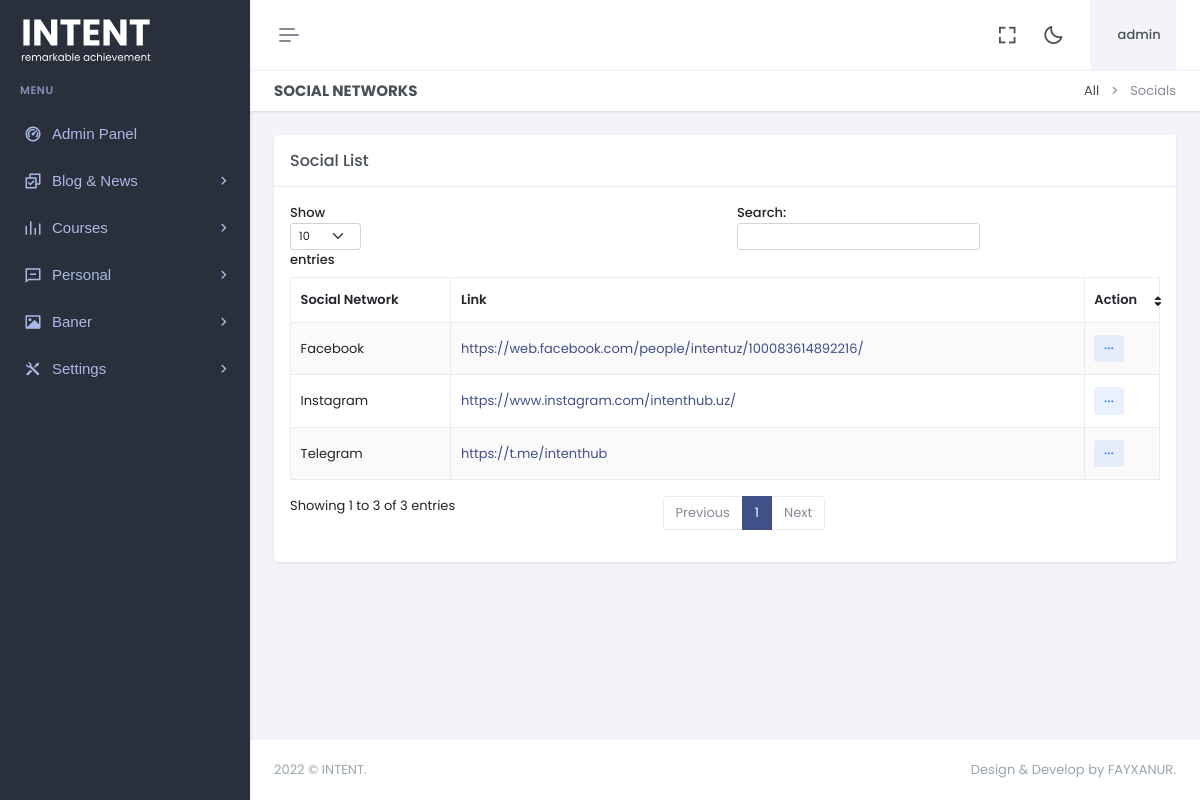
Screenshot of /dashboard/social-links.php (signed in) with the database file from the repository.
### tables this page shows
CREATE TABLE `social` (
  `id` int(11) NOT NULL,
  `name` varchar(150) NOT NULL,
  `fa` varchar(150) NOT NULL,
  `social_link` varchar(500) NOT NULL
);

### dashboard/social-links.php (the view)
<?php include"header.php";?>
<?php include"sidebar.php";?>
<div class="main-content">
 <div class="page-content">
       <div class="container-fluid">
                    <div class="row">
                        <div class="col-12">
                            <div class="page-title-box d-sm-flex align-items-center justify-content-between">
                                <h4 class="mb-sm-0">Social Networks</h4>
                                <div class="page-title-right">
                                    <ol class="breadcrumb m-0">
                                        <li class="breadcrumb-item"><a href="javascript: void(0);">All</a></li>
                                        <li class="breadcrumb-item active">Socials</li>
                                    </ol>
                                </div>
                            </div>
                        </div>
                    </div>
                    <div class="row">
                        <div class="col-lg-12">
                            <div class="card">
                                <div class="card-header">
                                    <h5 class="card-title mb-0">Social List</h5>
                                </div>
                                <div class="card-body">
                                    <table id="example" class="table table-bordered dt-responsive nowrap table-striped align-middle" style="width:100%">
                                        <thead>
                                            <tr>
                                                <th data-ordering="false">Social Network</th>
                                                <th data-ordering="false">Link</th>
                                                <th>Action</th>
                                            </tr>
                                        </thead>
                                        <tbody>
                                        <?php
				   $q="SELECT * FROM  social ORDER BY id DESC";
 $r123 = mysqli_query($con,$q);
while($ro = mysqli_fetch_array($r123))
{
	$id="$ro[id]";
	$name="$ro[name]";
  $social_link="$ro[social_link]";
  print "<tr>
				  <td>
				  $name
				  </td>
          <td><a href='$social_link'>
				  $social_link</a>
				  </td>
          <td>
                                                    <div class='dropdown d-inline-block'>
                                                        <button class='btn btn-soft-secondary btn-sm dropdown' type='button' data-bs-toggle='dropdown' aria-expanded='false'>
                                                            <i class='ri-more-fill align-middle'></i>
                                                        </button>
                                                        <ul class='dropdown-menu dropdown-menu-end'>
                                                            <li>
                                                                <a href='deletesocial.php?id=$id' class='dropdown-item remove-item-btn'>
                                                                    <i class='ri-delete-bin-fill align-bottom me-2 text-muted'></i> Delete
                                                                </a>
                                                            </li>
                                                        </ul>
                                                    </div>
                                                </td>
				  </tr>";
  }
  ?>
                                        </tbody>
                                    </table>
                                </div>
                            </div>
                        </div>
                    </div>
                </div>
            </div>
            <?php include"footer.php";?>

### dashboard/header.php (shortened to what this page needs)
<?php
if (isset($_SESSION['username'])) {
 $username = $_SESSION['username'];
}
 else {
    print "
				<script language='javascript'>
					window.location = 'login.php';
				</script>
			";
}
?>
<!doctype html>
<html lang="en" data-layout="vertical" data-topbar="light" data-sidebar="dark" data-sidebar-size="lg" data-sidebar-image="none">
<head>
    <link href="assets/libs/jsvectormap/css/jsvectormap.min.css" rel="stylesheet" type="text/css" />
    <link href="assets/libs/swiper/swiper-bundle.min.css" rel="stylesheet" type="text/css" />
    <link href="assets/css/bootstrap.min.css" rel="stylesheet" type="text/css" />
    <link href="assets/css/icons.min.css" rel="stylesheet" type="text/css" />
    <link href="assets/css/app.min.css" rel="stylesheet" type="text/css" />
    <link href="assets/css/custom.min.css" rel="stylesheet" type="text/css" />
</head>
<body>
    <div id="layout-wrapper">
        <header id="page-topbar">
    <div class="layout-width">
        <div class="navbar-header">
            <div class="d-flex">
                <button type="button" class="btn btn-sm px-3 fs-16 header-item vertical-menu-btn topnav-hamburger"
                    id="topnav-hamburger-icon">
                    <span class="hamburger-icon">
                        <span></span>
                        <span></span>
                        <span></span>
                    </span>
                </button>
            </div>
            <div class="d-flex align-items-center">
                <div class="ms-1 header-item d-none d-sm-flex">
                    <button type="button" class="btn btn-icon btn-topbar btn-ghost-secondary rounded-circle"
                        data-toggle="fullscreen">
                        <i class='bx bx-fullscreen fs-22'></i>
                    </button>
                </div>
                <div class="ms-1 header-item d-none d-sm-flex">
                    <button type="button"
                        class="btn btn-icon btn-topbar btn-ghost-secondary rounded-circle light-dark-mode">
                        <i class='bx bx-moon fs-22'></i>
                    </button>
                </div>
                <div class="dropdown ms-sm-3 header-item topbar-user">
                    <button type="button" class="btn" id="page-header-user-dropdown" data-bs-toggle="dropdown"
                        aria-haspopup="true" aria-expanded="false">
                        <span class="d-flex align-items-center">
                            <span class="text-start ms-xl-2">
                                <span class="d-none d-xl-inline-block ms-1 fw-medium user-name-text"><?php print $username;?></span>
                            </span>
                        </span>
                    </button>
                </div>
            </div>
        </div>
    </div>
</header>

### dashboard/sidebar.php (shortened to what this page needs)
<div class="app-menu navbar-menu">
  <div class="navbar-brand-box">
    <a href="index.php" class="logo logo-light">
      <span class="logo-lg">
        <img src="uploads/logo/logo2.svg" style="height:60px" alt="" height="30">
      </span>
    </a>
  </div>
  <div id="scrollbar">
    <div class="container-fluid">
      <ul class="navbar-nav" id="navbar-nav">
        <li class="menu-title"><span data-key="t-menu">Menu</span></li>
        <li class="nav-item">
                <a href="dashboard" class="nav-link" data-key="t-analytics">  <i class="ri-dashboard-2-line"></i> <span data-key="t-dashboards"> Admin Panel </span></a>
              </li>
                        <li class="nav-item">
                            <a class="nav-link menu-link" href="#sidebarLanding" data-bs-toggle="collapse" role="button" aria-expanded="true" aria-controls="sidebarLanding">
                                <i class="ri-checkbox-multiple-line"></i> <span data-key="t-landing">Blog & News</span>
                            </a>
                        </li>
                        <li class="nav-item">
                            <a class="nav-link menu-link" href="#sidebarPot" data-bs-toggle="collapse" role="button" aria-expanded="true" aria-controls="sidebarLanding">
                                <i class="ri-rhythm-fill"></i> <span data-key="t-landing">Courses</span>
                            </a>
                        </li>
                        <li class="nav-item">
                            <a class="nav-link menu-link" href="#sidebarT" data-bs-toggle="collapse" role="button" aria-expanded="true" aria-controls="sidebarLanding">
                                <i class="ri-message-line"></i> <span data-key="t-landing">Personal</span>
                            </a>
                        </li>
                        <li class="nav-item">
                            <a class="nav-link menu-link" href="#sidebarSl" data-bs-toggle="collapse" role="button" aria-expanded="true" aria-controls="sidebarLanding">
                                <i class="ri-image-fill"></i> <span data-key="t-landing">Baner</span>
                            </a>
                        </li>
                        <li class="nav-item">
                            <a class="nav-link menu-link" href="#sidebarK" data-bs-toggle="collapse" role="button" aria-expanded="true" aria-controls="sidebarLanding">
                                <i class="ri-tools-fill"></i> <span data-key="t-landing">Settings</span>
                            </a>
                        </li>
      </ul>
    </div>
  </div>
  <div class="sidebar-background"></div>
</div>

### dashboard/footer.php (shortened to what this page needs)
    <footer class="footer">
        <div class="container-fluid">
            <div class="row">
                <div class="col-sm-6">
                    <script>document.write(new Date().getFullYear())</script> © INTENT.
                </div>
                <div class="col-sm-6">
                    <div class="text-sm-end d-none d-sm-block">
                        Design & Develop by FAYXANUR.
                    </div>
                </div>
            </div>
        </div>
    </footer>
</div>
</div>
</body>
</html>

### rows the page displays
social: name "Instagram", social_link "https://www.instagram.com/intenthub.uz/"
social: name "Telegram", social_link "https://t.me/intenthub"
social: name "Facebook", social_link "https://web.facebook.com/people/intentuz/100083614892216/"

### other values shown
$username "admin"
